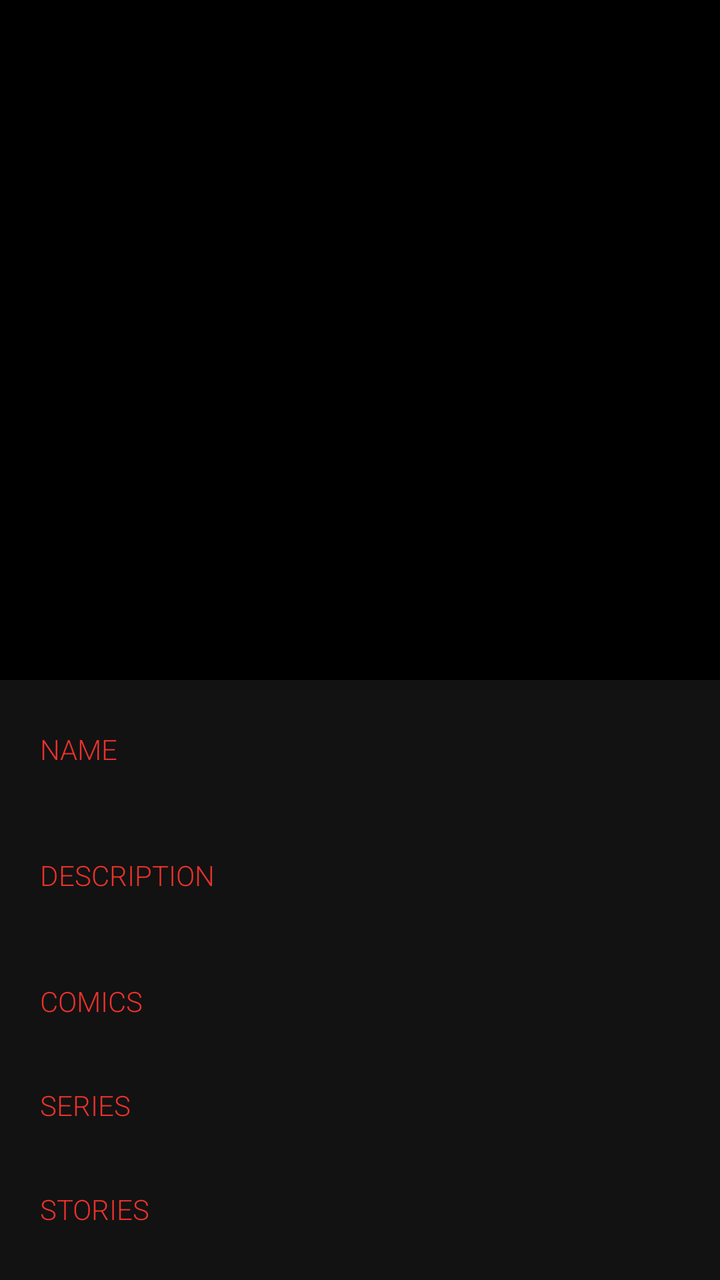
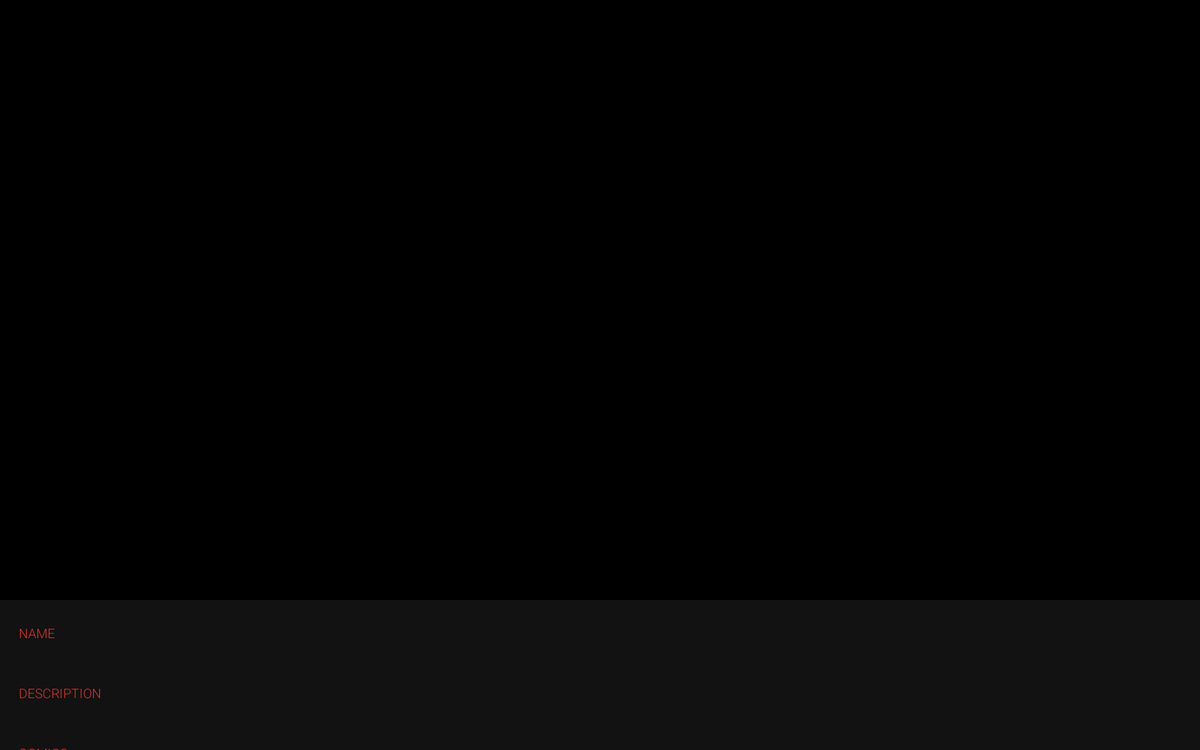

Compare how this app lays out the same screen by default and in its alternative resource folder. The renders come first, then the two layout files and the values they reference.
<!-- AndroidManifest.xml: activity theme AppTheme.Translucent -->
<!-- res/layout/fragment_character_details.xml -->
<?xml version="1.0" encoding="utf-8"?>
<androidx.coordinatorlayout.widget.CoordinatorLayout
    xmlns:android="http://schemas.android.com/apk/res/android"
    xmlns:app="http://schemas.android.com/apk/res-auto"
    android:id="@+id/container"
    android:layout_width="match_parent"
    android:layout_height="match_parent"
    android:background="@color/translucentBackground"
    >

  <com.google.android.material.appbar.AppBarLayout
      android:id="@+id/appbar"
      android:layout_width="match_parent"
      android:layout_height="wrap_content"
      android:fitsSystemWindows="true"
      >

    <com.google.android.material.appbar.CollapsingToolbarLayout
        android:id="@+id/collapsing_toolbar"
        android:layout_width="match_parent"
        android:layout_height="match_parent"
        android:fitsSystemWindows="true"
        app:contentScrim="?attr/colorPrimary"
        app:expandedTitleMarginStart="@dimen/activity_horizontal_margin"
        app:layout_scrollFlags="scroll|exitUntilCollapsed|snap"
        >

      <ImageView
          android:id="@+id/moviePoster"
          style="@style/MoviePoster"
          android:layout_height="340dp"
          android:layout_centerHorizontal="true"
          android:fitsSystemWindows="true"
          android:scaleType="centerCrop"
          app:layout_collapseMode="parallax"
          />

    </com.google.android.material.appbar.CollapsingToolbarLayout>

  </com.google.android.material.appbar.AppBarLayout>

  <androidx.core.widget.NestedScrollView
      android:id="@+id/scrollView"
      android:layout_width="match_parent"
      android:layout_height="wrap_content"
      app:layout_behavior="@string/appbar_scrolling_view_behavior"
      >

    <LinearLayout
        android:id="@+id/movieDetails"
        android:layout_width="match_parent"
        android:layout_height="wrap_content"
        android:orientation="vertical"
        android:paddingTop="25dp"
        android:paddingBottom="25dp"
        android:visibility="visible"
        >

      <TextView
          style="@style/MovieDetailsTitle"
          android:text="@string/character_details_name"/>
      <TextView
          android:id="@+id/nameTextView"
          style="@style/MovieDetailsText"
          />

      <TextView
          style="@style/MovieDetailsTitle"
          android:text="@string/character_details_desc"/>
      <TextView
          android:id="@+id/descTextView"
          style="@style/MovieDetailsText"
          />

      <TextView
          style="@style/MovieDetailsTitle"
          android:text="@string/character_details_comics"/>
      <androidx.recyclerview.widget.RecyclerView
          android:id="@+id/comicsList"
          android:layout_width="wrap_content"
          android:layout_height="wrap_content"
          android:orientation="horizontal"
          android:layout_marginTop="8dp"
          android:layout_marginLeft="8dp"
          android:layout_marginRight="8dp"
          android:layout_marginBottom="25dp"
          />

      <TextView
          style="@style/MovieDetailsTitle"
          android:text="@string/character_details_series"/>
      <androidx.recyclerview.widget.RecyclerView
          android:id="@+id/seriesList"
          android:layout_width="wrap_content"
          android:layout_height="wrap_content"
          android:orientation="horizontal"
          android:layout_marginTop="8dp"
          android:layout_marginLeft="8dp"
          android:layout_marginRight="8dp"
          android:layout_marginBottom="25dp"
          />

      <TextView
          style="@style/MovieDetailsTitle"
          android:text="@string/character_details_stories"/>
      <androidx.recyclerview.widget.RecyclerView
          android:id="@+id/storiesList"
          android:layout_width="match_parent"
          android:layout_height="wrap_content"
          android:layout_marginTop="8dp"
          android:layout_marginLeft="8dp"
          android:layout_marginRight="8dp"
          android:layout_marginBottom="25dp"
          />

      <TextView
          style="@style/MovieDetailsTitle"
          android:text="@string/character_details_events"/>
      <androidx.recyclerview.widget.RecyclerView
          android:id="@+id/eventsList"
          android:layout_width="match_parent"
          android:layout_height="wrap_content"
          android:layout_marginTop="8dp"
          android:layout_marginLeft="8dp"
          android:layout_marginRight="8dp"
          android:layout_marginBottom="25dp"
          />

      <TextView
          style="@style/MovieDetailsTitle"
          android:text="@string/character_details_links"/>
      <LinearLayout
          android:layout_width="match_parent"
          android:layout_height="wrap_content"
          android:orientation="vertical"
          android:layout_marginBottom="100dp">
        <RelativeLayout
            android:id="@+id/detail"
            android:visibility="gone"
            android:layout_marginTop="16dp"
            android:layout_marginBottom="16dp"
            android:layout_width="match_parent"
            android:layout_height="wrap_content">
          <TextView
            android:textColor="#fff"
            android:layout_centerVertical="true"
            style="@style/RelatedLinksText"
            android:text="@string/detail"
            />
          <ImageView
              android:src="@drawable/right_arrow"
              android:layout_centerVertical="true"
              android:layout_alignParentEnd="true"
              android:layout_marginEnd="8dp"
              android:layout_width="16dp"
              android:layout_height="16dp" />
        </RelativeLayout>

        <RelativeLayout
            android:id="@+id/wiki"
            android:visibility="gone"
            android:layout_marginTop="16dp"
            android:layout_marginBottom="16dp"
            android:layout_width="match_parent"
            android:layout_height="wrap_content">
          <TextView
              android:textColor="#fff"
              android:layout_centerVertical="true"
              style="@style/RelatedLinksText"
              android:text="@string/wiki"
              />
          <ImageView
              android:src="@drawable/right_arrow"
              android:layout_centerVertical="true"
              android:layout_alignParentEnd="true"
              android:layout_marginEnd="8dp"
              android:layout_width="16dp"
              android:layout_height="16dp" />
        </RelativeLayout>

        <RelativeLayout
            android:id="@+id/comicLinks"
            android:visibility="gone"
            android:layout_marginTop="16dp"
            android:layout_marginBottom="16dp"
            android:layout_width="match_parent"
            android:layout_height="wrap_content">
          <TextView
              android:textColor="#fff"
              android:layout_centerVertical="true"
              style="@style/RelatedLinksText"
              android:text="@string/comiclink"
              />
          <ImageView
              android:src="@drawable/right_arrow"
              android:layout_centerVertical="true"
              android:layout_alignParentEnd="true"
              android:layout_marginEnd="8dp"
              android:layout_width="16dp"
              android:layout_height="16dp" />
        </RelativeLayout>

      </LinearLayout>

    </LinearLayout>

  </androidx.core.widget.NestedScrollView>



</androidx.coordinatorlayout.widget.CoordinatorLayout>
<!-- resources referenced by this layout -->
<resources>
  <color name="translucentBackground">#ED000000</color>
  <dimen name="activity_horizontal_margin">16dp</dimen>
  <!-- drawable right_arrow: png bitmap (drawable, 2285 bytes) -->
  <string name="character_details_comics">COMICS</string>
  <string name="character_details_desc">DESCRIPTION</string>
  <string name="character_details_events">EVENTS</string>
  <string name="character_details_links">RELATED LINKS</string>
  <string name="character_details_name">NAME</string>
  <string name="character_details_series">SERIES</string>
  <string name="character_details_stories">STORIES</string>
  <string name="comiclink">Comiclink</string>
  <string name="detail">Detail</string>
  <string name="wiki">Wiki</string>
  <style name="MovieDetailsText" parent="MovieDetailsTitle">
          <item name="android:textColor">@color/colorTextPrimary</item>
          <item name="android:textSize">@dimen/movie_details_text</item>
          <item name="android:paddingBottom">25dp</item>
          <item name="android:freezesText">true</item>
      </style>
  <style name="MovieDetailsTitle">
          <item name="android:layout_width">match_parent</item>
          <item name="android:layout_height">wrap_content</item>
          <item name="android:textColor">@color/colorTextSecondary</item>
          <item name="android:fontFamily">sans-serif-light</item>
          <item name="android:textSize">@dimen/movie_details_title</item>
          <item name="android:paddingRight">20dp</item>
          <item name="android:paddingLeft">20dp</item>
      </style>
  <style name="MoviePoster">
          <item name="android:layout_width">match_parent</item>
          <item name="android:scaleType">centerCrop</item>
          <item name="android:transitionName">@string/movie_transition_poster</item>
          <item name="android:background">@color/colorPrimary</item>
      </style>
  <style name="RelatedLinksText" parent="MovieDetailsTitle">
          <item name="android:textColor">@color/colorTextPrimary</item>
          <item name="android:textSize">@dimen/movie_details_text</item>
          <item name="android:freezesText">true</item>
      </style>
  <style name="AppTheme.Translucent" parent="AppTheme">
          <item name="windowNoTitle">true</item>
          <item name="windowActionBar">false</item>
          <item name="android:windowLightStatusBar" tools:targetApi="23">false</item>
          <item name="android:windowBackground">@android:color/transparent</item>
          <item name="android:colorBackgroundCacheHint">@null</item>
          <item name="android:windowIsTranslucent">true</item>
          <item name="android:windowAnimationStyle">@android:style/Animation</item>
      </style>
  <color name="colorTextPrimary">#FFFFFF</color>
  <color name="colorTextSecondary">#E9312B</color>
  <string name="movie_transition_poster">moviePosterTransition</string>
  <color name="colorPrimary">#000000</color>
  <style name="AppTheme" parent="Theme.AppCompat.Light.NoActionBar">
          <item name="colorPrimary">@color/colorPrimary</item>
          <item name="colorPrimaryDark">@color/colorPrimary</item>
          <item name="colorAccent">@color/colorAccent</item>
          <item name="android:windowActivityTransitions">true</item>
          <item name="android:windowContentTransitions">true</item>
      </style>
  <color name="colorAccent">#000000</color>
</resources>
<!-- res/layout-xlarge/fragment_character_details.xml (the repository's variant of the layout above) -->
<!-- drawn on a large tablet held sideways -->
<?xml version="1.0" encoding="utf-8"?>
<androidx.coordinatorlayout.widget.CoordinatorLayout
    xmlns:android="http://schemas.android.com/apk/res/android"
    xmlns:app="http://schemas.android.com/apk/res-auto"
    android:id="@+id/container"
    android:layout_width="match_parent"
    android:layout_height="match_parent"
    android:background="@color/translucentBackground"
    >

  <com.google.android.material.appbar.AppBarLayout
      android:id="@+id/appbar"
      android:layout_width="match_parent"
      android:layout_height="wrap_content"
      android:fitsSystemWindows="true"
      >

    <com.google.android.material.appbar.CollapsingToolbarLayout
        android:id="@+id/collapsing_toolbar"
        android:layout_width="match_parent"
        android:layout_height="match_parent"
        android:fitsSystemWindows="true"
        app:contentScrim="?attr/colorPrimary"
        app:expandedTitleMarginStart="@dimen/activity_horizontal_margin"
        app:layout_scrollFlags="scroll|exitUntilCollapsed|snap"
        >

      <ImageView
          android:id="@+id/moviePoster"
          style="@style/MoviePoster"
          android:layout_height="640dp"
          android:layout_centerHorizontal="true"
          android:fitsSystemWindows="true"
          android:scaleType="centerCrop"
          app:layout_collapseMode="parallax"
          />

    </com.google.android.material.appbar.CollapsingToolbarLayout>

  </com.google.android.material.appbar.AppBarLayout>

  <androidx.core.widget.NestedScrollView
      android:id="@+id/scrollView"
      android:layout_width="match_parent"
      android:layout_height="wrap_content"
      app:layout_behavior="@string/appbar_scrolling_view_behavior"
      >

    <LinearLayout
        android:id="@+id/movieDetails"
        android:layout_width="match_parent"
        android:layout_height="wrap_content"
        android:orientation="vertical"
        android:paddingTop="25dp"
        android:paddingBottom="25dp"
        android:visibility="visible"
        >

      <TextView
          style="@style/MovieDetailsTitle"
          android:text="@string/character_details_name"/>
      <TextView
          android:id="@+id/nameTextView"
          style="@style/MovieDetailsText"
          />

      <TextView
          style="@style/MovieDetailsTitle"
          android:text="@string/character_details_desc"/>
      <TextView
          android:id="@+id/descTextView"
          style="@style/MovieDetailsText"
          />

      <TextView
          style="@style/MovieDetailsTitle"
          android:text="@string/character_details_comics"/>
      <TextView
          android:id="@+id/comicsTextView"
          style="@style/MovieDetailsText"
          />

      <TextView
          style="@style/MovieDetailsTitle"
          android:text="@string/character_details_series"/>
      <TextView
          android:id="@+id/seriesTextView"
          style="@style/MovieDetailsText"
          />

      <TextView
          style="@style/MovieDetailsTitle"
          android:text="@string/character_details_stories"/>
      <TextView
          android:id="@+id/storiesTextView"
          style="@style/MovieDetailsText"
          />

      <TextView
          style="@style/MovieDetailsTitle"
          android:text="@string/character_details_events"/>
      <TextView
          android:id="@+id/eventsTextView"
          style="@style/MovieDetailsText"
          />

      <TextView
          style="@style/MovieDetailsTitle"
          android:text="@string/character_details_links"/>
      <TextView
          android:id="@+id/relatedLinksTextView"
          style="@style/MovieDetailsText"
          />

    </LinearLayout>

  </androidx.core.widget.NestedScrollView>

  <com.google.android.material.floatingactionbutton.FloatingActionButton
      android:id="@+id/moviePlay"
      android:layout_width="wrap_content"
      android:layout_height="wrap_content"
      android:clickable="true"
      android:src="@mipmap/ic_launcher"
      android:layout_margin="20dp"
      android:scaleY="0.0"
      android:scaleX="0.0"
      app:backgroundTint="@color/colorSecondary"
      app:elevation="6dp"
      app:layout_anchor="@id/appbar"
      app:layout_anchorGravity="bottom|right"
      app:fabSize="normal"
      />

</androidx.coordinatorlayout.widget.CoordinatorLayout>
<!-- resources referenced by the variant -->
<!-- as a large tablet held sideways resolves them -->
<resources>
  <color name="colorSecondary">#E9312B</color>
  <color name="translucentBackground">#ED000000</color>
  <dimen name="activity_horizontal_margin">16dp</dimen>
  <string name="character_details_comics">COMICS</string>
  <string name="character_details_desc">DESCRIPTION</string>
  <string name="character_details_events">EVENTS</string>
  <string name="character_details_links">RELATED LINKS</string>
  <string name="character_details_name">NAME</string>
  <string name="character_details_series">SERIES</string>
  <string name="character_details_stories">STORIES</string>
  <style name="MovieDetailsText" parent="MovieDetailsTitle">
          <item name="android:textColor">@color/colorTextPrimary</item>
          <item name="android:textSize">@dimen/movie_details_text</item>
          <item name="android:paddingBottom">25dp</item>
          <item name="android:freezesText">true</item>
      </style>
  <style name="MovieDetailsTitle">
          <item name="android:layout_width">match_parent</item>
          <item name="android:layout_height">wrap_content</item>
          <item name="android:textColor">@color/colorTextSecondary</item>
          <item name="android:fontFamily">sans-serif-light</item>
          <item name="android:textSize">@dimen/movie_details_title</item>
          <item name="android:paddingRight">20dp</item>
          <item name="android:paddingLeft">20dp</item>
      </style>
  <style name="MoviePoster">
          <item name="android:layout_width">match_parent</item>
          <item name="android:scaleType">centerCrop</item>
          <item name="android:transitionName">@string/movie_transition_poster</item>
          <item name="android:background">@color/colorPrimary</item>
      </style>
  <style name="AppTheme.Translucent" parent="AppTheme">
          <item name="windowNoTitle">true</item>
          <item name="windowActionBar">false</item>
          <item name="android:windowLightStatusBar" tools:targetApi="23">false</item>
          <item name="android:windowBackground">@android:color/transparent</item>
          <item name="android:colorBackgroundCacheHint">@null</item>
          <item name="android:windowIsTranslucent">true</item>
          <item name="android:windowAnimationStyle">@android:style/Animation</item>
      </style>
  <color name="colorTextPrimary">#FFFFFF</color>
  <color name="colorTextSecondary">#E9312B</color>
  <string name="movie_transition_poster">moviePosterTransition</string>
  <color name="colorPrimary">#000000</color>
  <style name="AppTheme" parent="Theme.AppCompat.Light.NoActionBar">
          <item name="colorPrimary">@color/colorPrimary</item>
          <item name="colorPrimaryDark">@color/colorPrimary</item>
          <item name="colorAccent">@color/colorAccent</item>
          <item name="android:windowActivityTransitions">true</item>
          <item name="android:windowContentTransitions">true</item>
      </style>
  <color name="colorAccent">#000000</color>
</resources>
